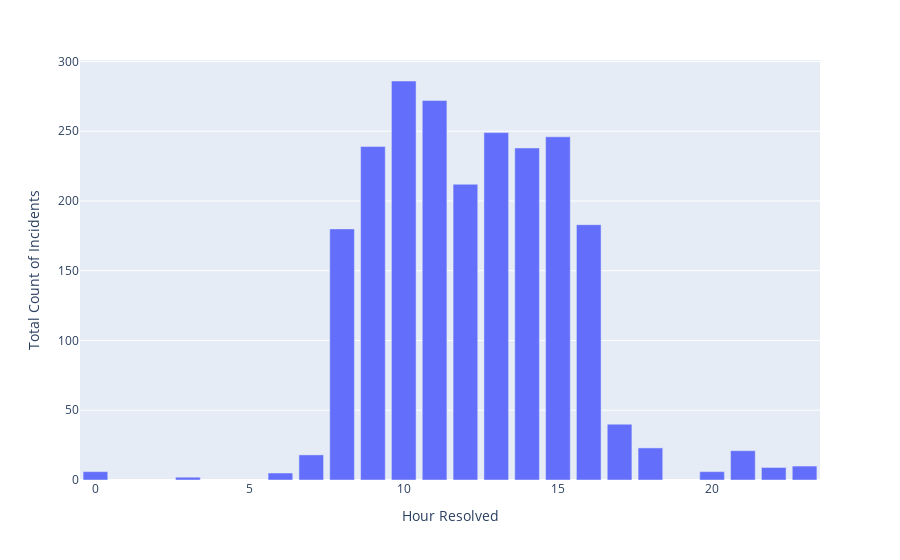

Here is the notebook cell this chart was saved with:
### Markdown cell above
### How many INC are resolved per hour (assigned to included within our search parameters)

### Code cell
df_resolve_dist = df_main['task_effective_number'].groupby(df_main['resolved_at'].dt.hour).count()
# df_inc_per_hr

fig = px.bar(df_resolve_dist, x=df_resolve_dist.index, y='task_effective_number',
             labels={'resolved_at':'Hour Resolved', 'task_effective_number':'Total Count of Incidents'})
fig.show()

# which INC are closed late-night
# df_main[df_main['resolution_hour'] == 23]

### Figure 1 — Plotly figure (JSON) as saved in the notebook; plotly's stock layout.template omitted (floating-point values rounded to 4 significant figures)
{"data": [{"alignmentgroup": "True", "hovertemplate": "Hour Resolved=%{x}<br>Total Count of Incidents=%{y}<extra></extra>", "legendgroup": "", "marker": {"color": "#636efa"}, "name": "", "offsetgroup": "", "orientation": "v", "showlegend": false, "textposition": "auto", "type": "bar", "x": [0, 3, 6, 7, 8, 9, 10, 11, 12, 13, 14, 15, 16, 17, 18, 20, 21, 22, 23], "xaxis": "x", "y": [6, 2, 5, 18, 180, 239, 286, 272, 212, 249, 238, 246, 183, 40, 23, 6, 21, 9, 10], "yaxis": "y"}], "layout": {"barmode": "relative", "legend": {"tracegroupgap": 0}, "margin": {"t": 60}, "xaxis": {"anchor": "y", "domain": [0, 1], "title": {"text": "Hour Resolved"}}, "yaxis": {"anchor": "x", "domain": [0, 1], "title": {"text": "Total Count of Incidents"}}}}
